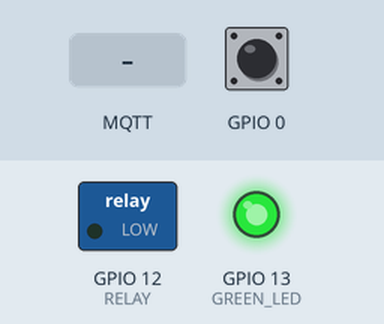
Recording of a sketch running on a simulated ESP8266 (NodeMCU). Shown: switched loads named in the sketch (green lamp = pin HIGH), output pins drawn as LEDs (lit = HIGH). The inputs (shaded band) are chosen by the test bench; at power-on: GPIO 0 HIGH. WiFi joins after 1.5 s; servers stay silent unless stated; no MQTT or app messages arrive unless stated; what the sketch prints to the serial monitor is not drawn.

Above: at 2.7 s.
2.8 s: MQTT message "OFF" arrives on the second subscribed topic
At 4.2 s:
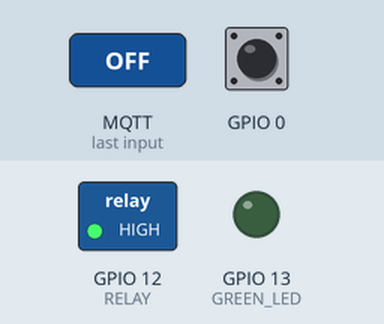
5.8 s: GPIO 0 pulsed LOW 2 times (0.12 s each, 0.3 s apart)
At 11.1 s:
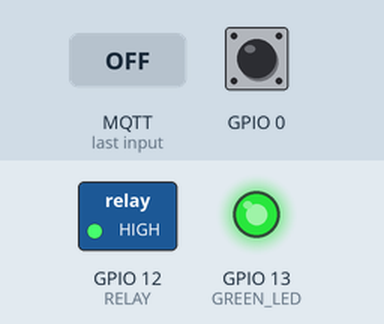
12.3 s: MQTT message "ON" arrives on the second subscribed topic
At 12.6 s:
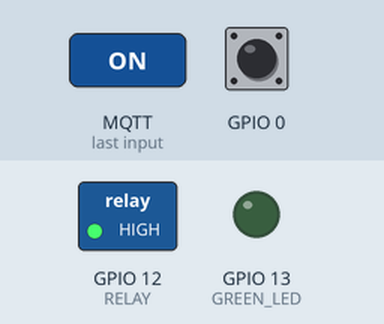
Timing chart, 0 to 32.3 s (numbered marks = the images above; inputs shaded):
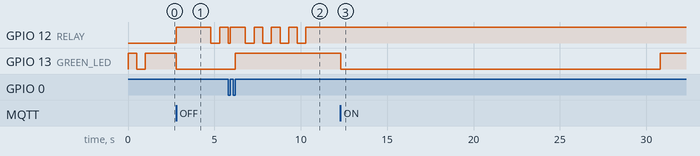

The sketch:

src.ino
```cpp
#include "config.h"

#define RELAY 12
#define GREEN_LED 13
#define BUTTON 0

#ifdef USE_MQTT
WiFiClient wificlient;
PubSubClient client(wificlient);
#endif

int _lastPress = millis();

int _relayState = 0;
int _resetMode = 0;
int _durationBetween = 10000;
int _isLocked = 0;
int _lockedUntil = 0;

int _lockDuration = 20000;
int _cycles = 6;
int _delayOn = 500;
int _delayOff = 500;

void setup()
{
  pinMode(12, OUTPUT);
  pinMode(13, OUTPUT);

  attachInterrupt(digitalPinToInterrupt(0), buttonPressed, CHANGE);

  Serial.begin(115200);

  digitalWrite(GREEN_LED, HIGH); // Turn the LED off by making the voltage HIGH
#ifdef USE_MQTT
  WiFi.mode(WIFI_STA);

  Serial.print("Connecting to: ");
  Serial.println(ssid);
  reconnectWifi();
  Serial.print("IP address: ");
  Serial.println(WiFi.localIP());

  /* Prepare MQTT client */
  client.setServer(broker, 1883);
  client.setCallback(mqttMessage);
#endif
}

ICACHE_RAM_ATTR void buttonPressed()
{
  int input = digitalRead(0);

  if(input == 0)
  {
    _durationBetween = millis() - _lastPress;
    _lastPress = millis();
  }
  else
  {
    int durationPressed = millis() - _lastPress;
    if (durationPressed > 1000)
    {
      // long press
      setResetMode(1);
   }
    else if(_durationBetween < 500)
    {
      // double
      setResetMode(0);
    }
    else
    {
      // single
      setRelay(!_relayState, 1);
    }

  }
}

void setResetMode(int state)
{
  _resetMode = state;
  digitalWrite(GREEN_LED, !state);

  if(state == 1 && _relayState  == 0)
  {
    setRelay(1, 0);
    delay(2000);
  }
}

void setRelay(int state, int publish)
{
  if(_isLocked)
  {
    return;
  }

  _relayState = state;
  digitalWrite(RELAY, state);

  if(publish == 0)
  {
    return;
  }

  publishState();
}

void publishState()
{
#ifdef USE_MQTT
  char mqttPubTopic[128];
  sprintf(mqttPubTopic, "%s%s", mqttTopic, "/state");
  if(_isLocked==1)
  {
    client.publish(mqttPubTopic, "{\"state\": \"LOCKED\"}");
  }
  else if(_relayState == 1)
  {
    client.publish(mqttPubTopic, "{\"state\": \"ON\"}");
  }
  else
  {
    client.publish(mqttPubTopic, "{\"state\": \"OFF\"}");
  }
#endif
}

void loop()
{
  if(_resetMode == 1 && _isLocked == 0)
  {
    performReset();
    lockRelayFor(_lockDuration);
  }

  if(_isLocked && _lockedUntil < millis())
  {
    _isLocked = 0;

    publishState();
    setResetMode(0);
  }
#ifdef USE_MQTT
  if (WiFi.status() != WL_CONNECTED)
  {
    reconnectWifi();
  }
  else if (!client.connected())
  {
    reconnectMQTT();
  }
  else
  {
    client.loop();
  }
#endif
}

void performReset()
{
  Serial.println("Perform reset...");
  for(int i = 0; i < _cycles; i++)
  {
    setRelay(0, 0);
    delay(_delayOff);
    setRelay(1, 0);
    delay(_delayOn);
  }

  Serial.println("Reset done");
}

void lockRelayFor(int duration)
{
  _isLocked = 1;
  _lockedUntil = millis() + duration;
  publishState();
}

#ifdef USE_MQTT
void reconnectWifi()
{
  int counter = 0;
  WiFi.begin(ssid, password);
  while (WiFi.status() != WL_CONNECTED)
  {
    // blinking LED while connecting...
    if(counter++ % 2 == 0)
    {
      digitalWrite(GREEN_LED, HIGH);
    }
    else
    {
      digitalWrite(GREEN_LED,LOW);
    }

    // also putting a . on the serial for debugging
    Serial.print(".");

    if(counter > 30)
    {
      // to many connecting attempts.. try to restart
      Serial.println("");
      Serial.println("Restarting...");
      ESP.restart();
    }

    delay(500);
  }

  setResetMode(_resetMode);
}

void reconnectMQTT()
{
  // Loop until we're reconnected
  while (!client.connected())
  {
    Serial.print("Attempting to connect to MQTT broker...");
    // Attempt to connect
#ifdef USE_MQTT_AUTH
    if (client.connect(CLIENT_ID, MQTT_USER, MQTT_PASSWORD))
#else
    if(client.connect(CLIENT_ID))
#endif
    {
      Serial.println("connected to MQTT broker");
      client.subscribe(mqttTopic);
      client.subscribe(mqttResetModeTopic);
      publishState();
    }
    else
    {
      Serial.print(" Reconnect failed. State=");
      Serial.println(client.state());
      Serial.println("Retry in 3 seconds...");
      return;
    }
  }
}

void mqttMessage(char* topic, byte* payload, unsigned int length)
{
  StaticJsonDocument<200> doc;
  DeserializationError error = deserializeJson(doc, payload);

  if (!strcmp(topic, mqttTopic))
  {
    // Test if parsing succeeds.
    if (error)
    {
      Serial.print(F("deserializeJson() failed: "));
      Serial.println(error.c_str());
      return;
    }

    const char* state = doc["state"];
    if (strncmp(state, "OFF", 3)==0)
    {
      setRelay(0, 1);
    }
    else if (strncmp(state, "ON", 2)==0)
    {
      setRelay(1, 1);
    }
    else if (strncmp(state, "TOGGLE", 6)==0)
    {
      setRelay(!_relayState, 1);
    }
  }
  else
  {
    _lockDuration = useDefaultIfEmpty(doc["lockDuration"], 20000);
    _cycles = useDefaultIfEmpty(doc["cycles"], 6);
    _delayOn = useDefaultIfEmpty(doc["delayOn"], 500);
    _delayOff = useDefaultIfEmpty(doc["delayOff"], 500);

    setResetMode(1);
  }
}

int useDefaultIfEmpty(int value, int defaultValue)
{
  if(value <= 0)
  {
    return defaultValue;
  }

  return value;
}

#endif
```

config.h
```cpp
#define USE_MQTT

#ifdef USE_MQTT

#include <ESP8266WiFi.h>
#include <PubSubClient.h>
#include <ArduinoJson.h>

const char* mqttTopic          = "sonoff/s20/relay";
const char* mqttResetModeTopic = "sonoff/s20/mode/reset";

IPAddress broker(192,168,0,251);                     // Address of the MQTT broker

#define CLIENT_ID "client-000000"                    // Client ID to send to the broker

/* WiFi Settings */
const char* ssid     = "YOUR_SSID";
const char* password = "YOUR_PASSWORD";

#define USE_MQTT_AUTH

#define MQTT_USER "USERNAME"
#define MQTT_PASSWORD "PASSWORD"

#endif
```

Measured:
- after the input at 2.8 s, GPIO 12 (RELAY): LOW → HIGH at once, → LOW 2.0 s later, → HIGH 0.50 s later; GPIO 13 (GREEN_LED): HIGH → LOW at once
- after the input at 5.8 s, GPIO 13 (GREEN_LED): LOW → HIGH after 0.42 s
- after the input at 12.3 s, GPIO 13 (GREEN_LED): HIGH → LOW at once, → HIGH 18.5 s later
